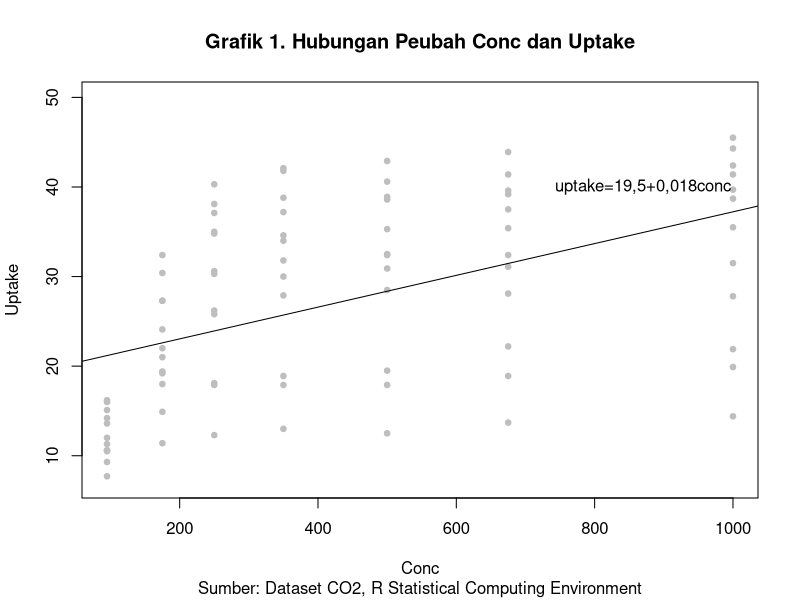
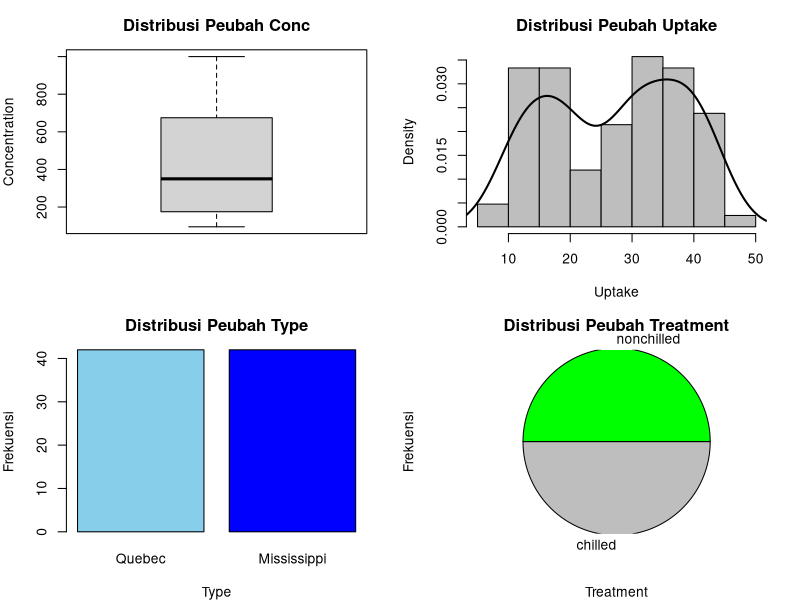
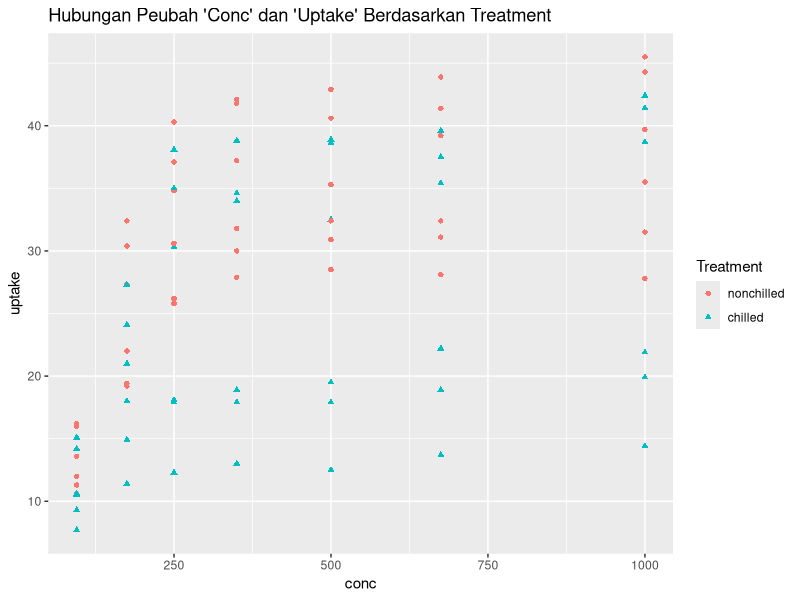
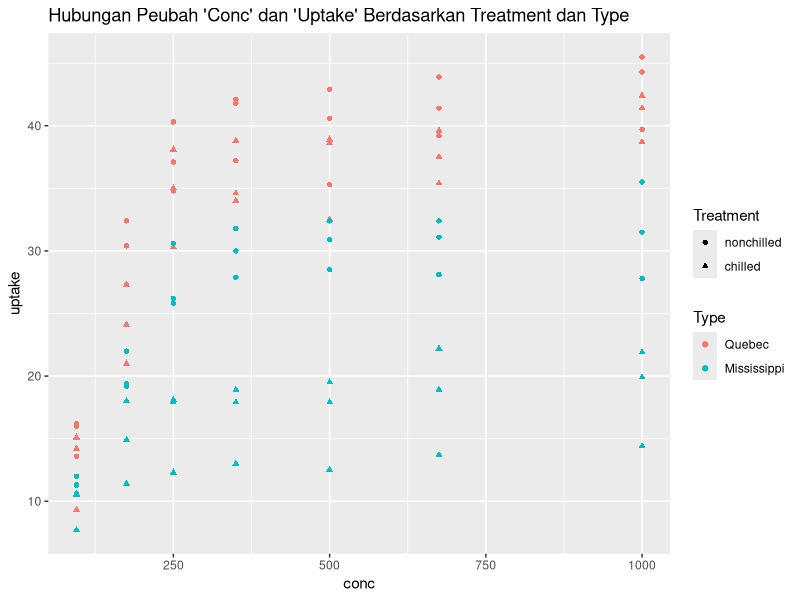
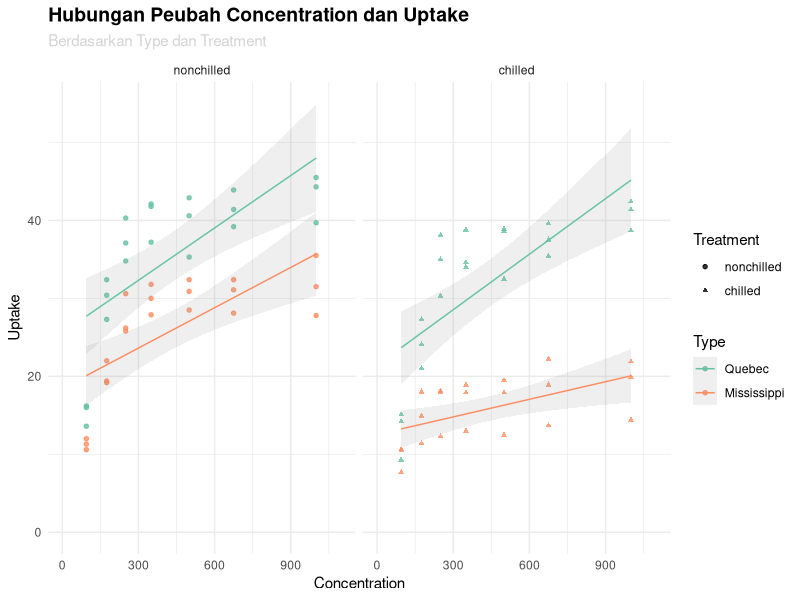
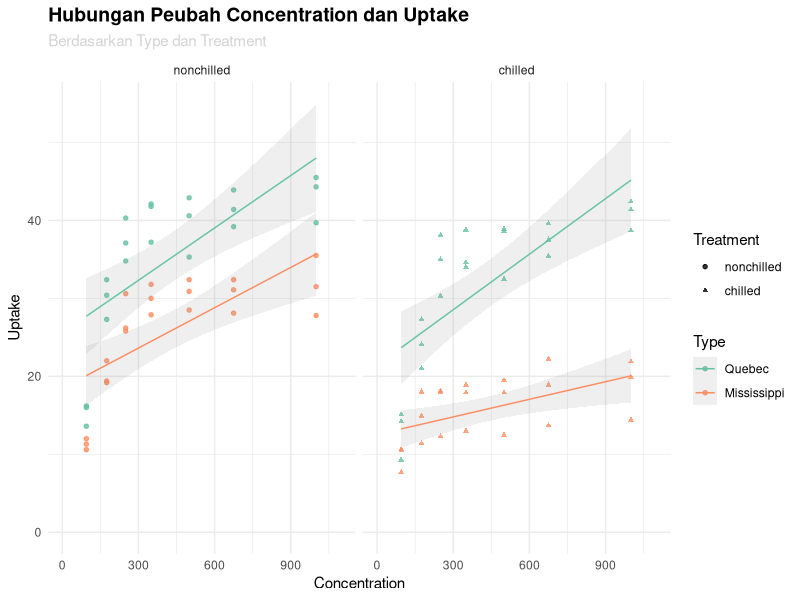

Here is the R script that generated these plots, in order:
## ---- chunk 1
library(ggplot2)
## ---- chunk 2
nilai_raw <- data.frame(
  Nama = c("Andi", "Budi", "Citra", "Dewi", "Andi"),
  Matematika = c(80, 90, NA, 75, 80),
  Statistika = c(85, 88, 78, "-", 85),
  Umur = c(21, 20, 22, 21, 21)
)

nilai_raw
## ---- chunk 3
str(nilai_raw)
## ---- chunk 4
is.na(nilai_raw)
## ---- chunk 5
sum(is.na(nilai_raw))
## ---- chunk 6
nilai_raw$Statistika[nilai_raw$Statistika == "-"] <- NA
nilai_raw$Statistika <- as.numeric(nilai_raw$Statistika)
str(nilai_raw)
## ---- chunk 7
nilai_raw$Statistika[is.na(nilai_raw$Statistika)] <- mean(nilai_raw$Statistika, na.rm = TRUE )
nilai_raw$Matematika[is.na(nilai_raw$Matematika)] <- mean(nilai_raw$Matematika, na.rm = TRUE )

nilai_raw
## ---- chunk 8
nilai_raw$Status_Umur <- ifelse(nilai_raw$Umur >= 21, "Dewasa", "Muda")

nilai_raw
## ---- chunk 9
duplicated(nilai_raw)
## ---- chunk 10
nilai_raw <- unique(nilai_raw)

nilai_raw
## ---- chunk 11
write.csv(nilai_raw, "nilai_bersih.csv")
## ---- chunk 12
profil <- data.frame(
  No = 1:10,
  gender = c("f", "f", "f", "m", "m", "f", "m", "m", "f", "m"),
  v1  = c(8, 15, 8, 14, 8, 10, 9, 9, 10, 12),
  v2  = c(9, 8, 13, 9, 2, 6, 9, 10, 13, 10),
  v3  = c(5, 9, 12, 8, 9, 10, 7, 8, 6, 9),
  v4  = c(9, 5, 6, NA, 16, 9, 13, 10, 7, 8),
  v5  = c(9, 10, 7, 11, 8, 10, 9, 5, 10, 17),
  v6  = c(9, 8, 9, 10, 10, 10, 12, 10, 12, 7),
  v7  = c(5, 10, 14, 6, 8, 9, 10, 6, 13, 9),
  v8  = c(9, 12, 12, 11, 9, 7, 9, 12, 9, 10),
  v9  = c(11, 9, 12, 11, 8, 7, 11, 6, 6, 7),
  v10 = c(8, 15, 9, 8, 9, 11, 7, 8, 9, 7)
)

profil
## ---- chunk 13
newvec <- (profil$gender=="m" & profil$v1 > 9 | profil$gender=="f" & profil$v3 <= 10)
profil <- profil[newvec,]

profil
## ---- chunk 14
profil$gender <- factor(profil$gender, levels = c("m", "f"))
cond1  <- order(profil$gender, profil$v5)
profil <- profil[cond1,]

profil
## ---- chunk 15
write.csv(profil, "profil_filter.csv")
## ---- chunk 16
df_sales <- data.frame(
  id_toko = c("T1", "T2", "T3"),
  Minggu1 = c(120, 150, 95),
  Minggu2 = c(135, 140, 110)
)

df_sales
## ---- chunk 17
df_info <- data.frame(
  id = c("T1", "T2", "T4"),
  Kota = c("Jakarta", "Bandung", "Surabaya")
)

df_info
## ---- chunk 18
data_gabungan <- merge(df_sales, df_info, by.x = "id_toko", by.y = "id", all = TRUE)

data_gabungan
## ---- chunk 19
data_long <- reshape(data_gabungan,
                     v.names = "Penjualan",
                     varying = c("Minggu1","Minggu2"),
                     timevar = "Waktu",
                     times = c("Minggu 1", "Minggu 2"),
                     idvar = "id_toko",
                     direction = "long")
rownames(data_long)<- NULL

data_long
## ---- chunk 20
write.csv(data_long, "penjualan_long.csv")
## ---- chunk 21
data2 <- CO2
str(data2)
summary(data2)
head(data2)
## ---- chunk 22
plot(data2$conc, data2$uptake,
     pch = 19,
     cex=0.75, 
     col="grey", 
     xlim=c(95,1000), 
     ylim=c(7,50),
     main="Grafik 1. Hubungan Peubah Conc dan Uptake", 
     sub="Sumber: Dataset CO2, R Statistical Computing Environment", 
     xlab="Conc", 
     ylab="Uptake"
)
abline (abline(lm(uptake ~ conc, data = data2)),lty=3)
text(870,40,"uptake=19,5+0,018conc")
## ---- chunk 23
par(mfrow = c(2,2),
    mar = c(4, 4, 3, 2))

freq_type <- table(data2$Type)
freq_treatment <- table(data2$Treatment)

boxplot(data2$conc,
        main = "Distribusi Peubah Conc",
        ylab = "Concentration",
        col = "lightgrey",
        border = "black"
        )
hist(data2$uptake,probability = TRUE,
        main = "Distribusi Peubah Uptake",
        xlab = "Uptake",
        col = "grey",
        border = "black"
        )
lines(density(data2$uptake),lwd=2)
barplot(freq_type,
        main = "Distribusi Peubah Type",
        xlab = "Type",
        ylab = "Frekuensi",
        col = c("skyblue", "blue"),
        border = "black"
        )
pie(freq_treatment,
        main = "Distribusi Peubah Treatment",
        xlab = "Treatment",
        ylab = "Frekuensi",
        col = c("green", "grey"),
        border = "black",
        radius=1.1
)
## ---- chunk 24
qplot(x = conc,
      y = uptake,
      data = CO2,
      color = Treatment,
      shape = Treatment,
      main = "Hubungan Peubah 'Conc' dan 'Uptake' Berdasarkan Treatment"
      )
## ---- chunk 25
ggplot(data = data2,
       aes(x = conc,
           y = uptake,
           color = Type,
           shape = Treatment))+
  labs(title = "Hubungan Peubah 'Conc' dan 'Uptake' Berdasarkan Treatment dan Type")+
  geom_point()
## ---- chunk 26
ggplot(data = data2,
       aes(x = conc,
           y = uptake,
           color = Type,
           shape = Treatment)) +
  geom_point(size = 1.2, alpha = 0.8) +
  # stat_*
  stat_smooth(method = "lm", se = TRUE, alpha = 0.15, linewidth = 0.5) +
  # scale_*
  scale_color_brewer(palette = "Set2") +
  scale_shape_manual(values = c("chilled" = 17, "nonchilled" = 19)) +
  # coord_*
  coord_cartesian(xlim = c(0, 1100), ylim = c(0, 55)) +
  facet_wrap(~ Treatment)+
  labs(title = "Hubungan Peubah Concentration dan Uptake",
       subtitle = "Berdasarkan Type dan Treatment",
       x = "Concentration",
       y = "Uptake",
       color = "Type",
       shape = "Treatment") +
  theme_minimal(base_size = 11) +
  theme(
    plot.title = element_text(face = "bold", size = 14),
    plot.subtitle = element_text(color = "lightgrey"),
    legend.position = "right"
  )
## ---- chunk 27
ggsave("co2_uptake_visualisasi.png",
       width = 7,
       height = 5,
       dpi = 300)
